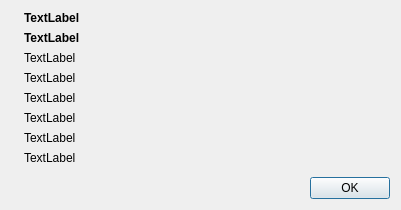
<?xml version="1.0" encoding="UTF-8"?>
<ui version="4.0">
 <class>AboutDialog</class>
 <widget class="QDialog" name="AboutDialog">
  <property name="geometry">
   <rect>
    <x>0</x>
    <y>0</y>
    <width>401</width>
    <height>199</height>
   </rect>
  </property>
  <property name="windowTitle">
   <string>Dialog</string>
  </property>
  <layout class="QGridLayout" name="gridLayout">
   <item row="2" column="1">
    <widget class="QLabel" name="m_lblBarcode">
     <property name="text">
      <string>TextLabel</string>
     </property>
    </widget>
   </item>
   <item row="10" column="1">
    <widget class="QDialogButtonBox" name="buttonBox">
     <property name="orientation">
      <enum>Qt::Horizontal</enum>
     </property>
     <property name="standardButtons">
      <set>QDialogButtonBox::Ok</set>
     </property>
    </widget>
   </item>
   <item row="9" column="1">
    <spacer name="verticalSpacer">
     <property name="orientation">
      <enum>Qt::Vertical</enum>
     </property>
     <property name="sizeHint" stdset="0">
      <size>
       <width>20</width>
       <height>51</height>
      </size>
     </property>
    </spacer>
   </item>
   <item row="7" column="1">
    <widget class="QLabel" name="lblCompany">
     <property name="minimumSize">
      <size>
       <width>200</width>
       <height>0</height>
      </size>
     </property>
     <property name="text">
      <string>TextLabel</string>
     </property>
    </widget>
   </item>
   <item row="1" column="1">
    <widget class="QLabel" name="lblVersion">
     <property name="font">
      <font>
       <weight>75</weight>
       <bold>true</bold>
      </font>
     </property>
     <property name="text">
      <string>TextLabel</string>
     </property>
    </widget>
   </item>
   <item row="0" column="1">
    <widget class="QLabel" name="lblProductName">
     <property name="font">
      <font>
       <weight>75</weight>
       <bold>true</bold>
      </font>
     </property>
     <property name="text">
      <string>TextLabel</string>
     </property>
    </widget>
   </item>
   <item row="0" column="0" rowspan="11">
    <widget class="QLabel" name="lblLogo">
     <property name="sizePolicy">
      <sizepolicy hsizetype="Fixed" vsizetype="Fixed">
       <horstretch>0</horstretch>
       <verstretch>0</verstretch>
      </sizepolicy>
     </property>
     <property name="text">
      <string/>
     </property>
     <property name="pixmap">
      <pixmap resource="../czcmti.qrc">:/images/logo.png</pixmap>
     </property>
    </widget>
   </item>
   <item row="3" column="1">
    <widget class="QLabel" name="m_lblRootfsVer">
     <property name="text">
      <string>TextLabel</string>
     </property>
    </widget>
   </item>
   <item row="6" column="1">
    <widget class="QLabel" name="lblCopyright">
     <property name="text">
      <string>TextLabel</string>
     </property>
    </widget>
   </item>
   <item row="4" column="1">
    <widget class="QLabel" name="m_lblDeviceVersion">
     <property name="text">
      <string>TextLabel</string>
     </property>
    </widget>
   </item>
   <item row="5" column="1">
    <widget class="QLabel" name="m_lblHalVersion">
     <property name="text">
      <string>TextLabel</string>
     </property>
    </widget>
   </item>
  </layout>
 </widget>
 <resources>
  <include location="../czcmti.qrc"/>
 </resources>
 <connections>
  <connection>
   <sender>buttonBox</sender>
   <signal>accepted()</signal>
   <receiver>AboutDialog</receiver>
   <slot>accept()</slot>
   <hints>
    <hint type="sourcelabel">
     <x>248</x>
     <y>254</y>
    </hint>
    <hint type="destinationlabel">
     <x>157</x>
     <y>274</y>
    </hint>
   </hints>
  </connection>
  <connection>
   <sender>buttonBox</sender>
   <signal>rejected()</signal>
   <receiver>AboutDialog</receiver>
   <slot>reject()</slot>
   <hints>
    <hint type="sourcelabel">
     <x>316</x>
     <y>260</y>
    </hint>
    <hint type="destinationlabel">
     <x>286</x>
     <y>274</y>
    </hint>
   </hints>
  </connection>
 </connections>
</ui>
